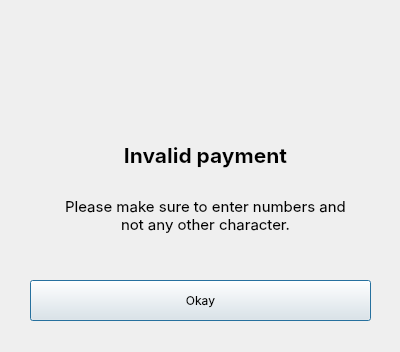
<?xml version="1.0" encoding="UTF-8"?>
<ui version="4.0">
 <class>Dialog</class>
 <widget class="QDialog" name="Dialog">
  <property name="geometry">
   <rect>
    <x>0</x>
    <y>0</y>
    <width>400</width>
    <height>352</height>
   </rect>
  </property>
  <property name="windowTitle">
   <string>Dialog</string>
  </property>
  <widget class="QPushButton" name="okay_btn">
   <property name="geometry">
    <rect>
     <x>30</x>
     <y>280</y>
     <width>341</width>
     <height>41</height>
    </rect>
   </property>
   <property name="font">
    <font>
     <family>SF Pro Display</family>
     <pointsize>9</pointsize>
    </font>
   </property>
   <property name="text">
    <string>Okay</string>
   </property>
  </widget>
  <widget class="QLabel" name="label">
   <property name="geometry">
    <rect>
     <x>150</x>
     <y>30</y>
     <width>100</width>
     <height>100</height>
    </rect>
   </property>
   <property name="text">
    <string/>
   </property>
   <property name="pixmap">
    <pixmap>[SUB] Information Management/Transaction-Management-System-main/Transaction-Management-System/POP_UP/1-Categories/delete_warning.png</pixmap>
   </property>
   <property name="scaledContents">
    <bool>true</bool>
   </property>
  </widget>
  <widget class="QLabel" name="label_2">
   <property name="geometry">
    <rect>
     <x>10</x>
     <y>120</y>
     <width>391</width>
     <height>71</height>
    </rect>
   </property>
   <property name="font">
    <font>
     <family>SF Pro Display</family>
     <pointsize>16</pointsize>
     <weight>75</weight>
     <bold>true</bold>
    </font>
   </property>
   <property name="text">
    <string>&lt;html&gt;&lt;head/&gt;&lt;body&gt;&lt;p align=&quot;center&quot;&gt;Invalid payment&lt;/p&gt;&lt;/body&gt;&lt;/html&gt;</string>
   </property>
  </widget>
  <widget class="QLabel" name="label_4">
   <property name="geometry">
    <rect>
     <x>10</x>
     <y>180</y>
     <width>391</width>
     <height>71</height>
    </rect>
   </property>
   <property name="font">
    <font>
     <family>SF Pro Display</family>
     <pointsize>11</pointsize>
     <weight>50</weight>
     <bold>false</bold>
    </font>
   </property>
   <property name="text">
    <string>&lt;html&gt;&lt;head/&gt;&lt;body&gt;&lt;p align=&quot;center&quot;&gt;Please make sure to enter numbers and &lt;br/&gt;not any other character.&lt;/p&gt;&lt;/body&gt;&lt;/html&gt;</string>
   </property>
  </widget>
 </widget>
 <resources/>
 <connections/>
</ui>
